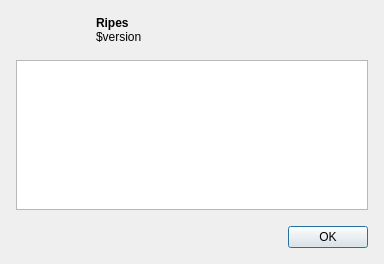
<?xml version="1.0" encoding="UTF-8"?>
<ui version="4.0">
 <class>Ripes::AboutDialog</class>
 <widget class="QDialog" name="Ripes::AboutDialog">
  <property name="geometry">
   <rect>
    <x>0</x>
    <y>0</y>
    <width>384</width>
    <height>264</height>
   </rect>
  </property>
  <property name="windowTitle">
   <string>Dialog</string>
  </property>
  <layout class="QGridLayout" name="gridLayout">
   <property name="leftMargin">
    <number>16</number>
   </property>
   <property name="topMargin">
    <number>16</number>
   </property>
   <property name="rightMargin">
    <number>16</number>
   </property>
   <property name="bottomMargin">
    <number>16</number>
   </property>
   <property name="spacing">
    <number>16</number>
   </property>
   <item row="7" column="0" colspan="2">
    <widget class="QTextBrowser" name="creditsBrowser">
     <property name="source">
      <url>
       <string>qrc:/text/gen_contributors.html</string>
      </url>
     </property>
    </widget>
   </item>
   <item row="0" column="0" rowspan="3">
    <widget class="QLabel" name="iconLabel">
     <property name="sizePolicy">
      <sizepolicy hsizetype="Maximum" vsizetype="Maximum">
       <horstretch>0</horstretch>
       <verstretch>0</verstretch>
      </sizepolicy>
     </property>
     <property name="maximumSize">
      <size>
       <width>64</width>
       <height>64</height>
      </size>
     </property>
     <property name="baseSize">
      <size>
       <width>64</width>
       <height>64</height>
      </size>
     </property>
     <property name="text">
      <string/>
     </property>
     <property name="pixmap">
      <pixmap resource="../resources/icons/icons.qrc">:/icons/logo.svg</pixmap>
     </property>
     <property name="scaledContents">
      <bool>true</bool>
     </property>
    </widget>
   </item>
   <item row="8" column="0" colspan="2">
    <widget class="QDialogButtonBox" name="buttonBox">
     <property name="orientation">
      <enum>Qt::Orientation::Horizontal</enum>
     </property>
     <property name="standardButtons">
      <set>QDialogButtonBox::StandardButton::Ok</set>
     </property>
    </widget>
   </item>
   <item row="0" column="1" rowspan="3">
    <widget class="QLabel" name="infoLabel">
     <property name="text">
      <string>&lt;b&gt;Ripes&lt;/b&gt;&lt;br/&gt;$version</string>
     </property>
    </widget>
   </item>
  </layout>
 </widget>
 <resources>
  <include location="../resources/icons/icons.qrc"/>
  <include location="../resources/text/text.qrc"/>
 </resources>
 <connections>
  <connection>
   <sender>buttonBox</sender>
   <signal>accepted()</signal>
   <receiver>Ripes::AboutDialog</receiver>
   <slot>accept()</slot>
   <hints>
    <hint type="sourcelabel">
     <x>248</x>
     <y>254</y>
    </hint>
    <hint type="destinationlabel">
     <x>157</x>
     <y>274</y>
    </hint>
   </hints>
  </connection>
  <connection>
   <sender>buttonBox</sender>
   <signal>rejected()</signal>
   <receiver>Ripes::AboutDialog</receiver>
   <slot>reject()</slot>
   <hints>
    <hint type="sourcelabel">
     <x>316</x>
     <y>260</y>
    </hint>
    <hint type="destinationlabel">
     <x>286</x>
     <y>274</y>
    </hint>
   </hints>
  </connection>
 </connections>
</ui>
